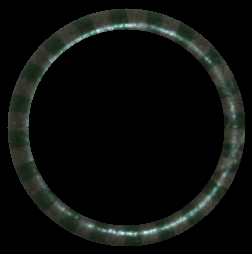
#> input picture data/9/1481_vl.png, 252 x 254 px, found by its file name
$ python main.py
#> lines starting #> are read from the running program, lines starting #| are printed output that depends on the picture; after the words box and inside, x2 and y2 are one past the last pixel; in counts of white or black regions, pixels touching at a corner belong together
### utils/find_object.py
import numpy as np
import cv2


def find_object(img):
    # Create binary mask of non-black pixels

    if len(img.shape) == 3:
        # Check if it's LAB image (black pixels have L*=0, a*=128, b*=128)
        # Use only the first channel (L* for LAB, or B for BGR)
        first_channel = img[:, :, 0]
        mask = first_channel > 0
    else:
        mask = img > 0

    # Find rows and columns that contain the object
    rows_with_object = np.any(mask, axis=1)
    cols_with_object = np.any(mask, axis=0)

    # Get the bounding indices
    row_indices = np.where(rows_with_object)[0]
    col_indices = np.where(cols_with_object)[0]

    if len(row_indices) == 0 or len(col_indices) == 0:
        return None, None, None

    # Calculate bounding box
    y_min, y_max = row_indices[0], row_indices[-1]
    x_min, x_max = col_indices[0], col_indices[-1]
    return (x_min, x_max), (y_min, y_max)

### utils/find_radius.py
from . import find_object


def find_radius(img):
    """
    Find the radius and center of a colored object, crop the image tightly,
    and return the cropped image with adjusted center coordinates.

    Args:
        img: Input image (BGR or grayscale)

    Returns:
        cropped_img: Cropped image containing only the object
        center: (x, y) tuple of the object center relative to cropped image
        radius: Approximate radius of the object
    """

    # Get bounding box from grayscale
    result = find_object.find_object(img)

    if result[0] is None:
        return None, None, None

    (x_min, x_max), (y_min, y_max) = result

    # Crop the original color image (not grayscale)
    cropped_img = img[y_min : y_max + 1, x_min : x_max + 1]

    # Calculate center relative to cropped image (use actual cropped dimensions)
    crop_height, crop_width = cropped_img.shape[:2]
    center = (float(crop_width / 2), float(crop_height / 2))

    # Calculate radius as half of the larger dimension
    radius = int(max(crop_width, crop_height) // 2)

    return cropped_img, center, radius

### utils/unrolled.py
import numpy as np
import cv2


def unroll_cone_tip(img, center, radius):
    # warpPolar output: rows = radius direction, cols = angle direction
    # dsize = (width, height) where width = angle, height = radius
    width = 360  # 1 pixel per degree (full 360°)
    height = radius  # radius direction
    dsize = (width, height)

    unrolled = cv2.warpPolar(img, dsize, center, radius, cv2.WARP_POLAR_LINEAR)

    # Rotate 90° so that angle is along width and radius is along height
    unrolled = cv2.rotate(unrolled, cv2.ROTATE_90_COUNTERCLOCKWISE)

    return unrolled

### main.py
import numpy as np
import cv2
import matplotlib.pyplot as plt
from utils import find_radius, unrolled, find_object

img = cv2.imread(
    "/Users/nithinvadekkapat/work/cone_inspect/color_segment/data/9/1481_vl.png"
)
#> img is the input picture: shape (254, 252, 3); mean B, G, R 12.6, 14.9, 12.5
if img is None:
    print("Check Path")
else:
    # plt.imshow(img)
    # plt.show()
    pass

cropped_img, center, radius = find_radius.find_radius(img)
#> in find_object, `mask = first_channel > 0`:
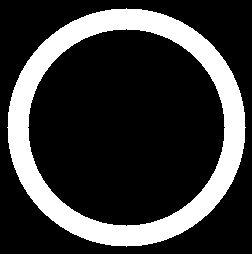
#> mask: shape (254, 252) bool; 22.4% white; 1 white region, box (x1, y1, x2, y2) and area: (7, 8, 246, 247) 14320
#> in find_object, `row_indices = np.where(rows_with_object)[0]`: row_indices = 239 values from 8 to 246
#> in find_object, `col_indices = np.where(cols_with_object)[0]`: col_indices = 239 values from 7 to 245
#> in find_object, `y_min, y_max = row_indices[0], row_indices[-1]`: y_min = 8; y_max = 246
#> in find_object, `x_min, x_max = col_indices[0], col_indices[-1]`: x_min = 7; x_max = 245
#> in find_radius, `result = find_object.find_object(img)`: result = ((7, 245), (8, 246))
#> in find_radius, `(x_min, x_max), (y_min, y_max) = result`: x_min = 7; x_max = 245; y_min = 8; y_max = 246
#> in find_radius, `cropped_img = img[y_min : y_max + 1, x_min : x_max + 1]`:
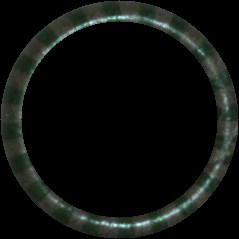
#> cropped_img: shape (239, 239, 3); mean B, G, R 14.1, 16.7, 14
#> center = (119.5, 119.5); radius = 119
if cropped_img is not None:
    plt.imshow(cv2.cvtColor(cropped_img, cv2.COLOR_BGR2RGB))
    plt.show()
print(center, radius)
#| (119.5, 119.5) 119
warpped_img = unrolled.unroll_cone_tip(cropped_img, center, radius)
#> in unroll_cone_tip, `dsize = (width, height)`: dsize = (360, 119)
#> in unroll_cone_tip, `unrolled = cv2.warpPolar(img, dsize, center, radius, cv2.WARP_POLAR_LI..`:
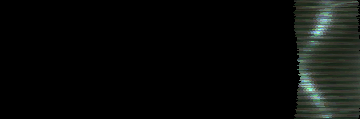
#> unrolled: shape (119, 360, 3); mean B, G, R 9.8, 11.6, 9.8
#> in unroll_cone_tip, `unrolled = cv2.rotate(unrolled, cv2.ROTATE_90_COUNTERCLOCKWISE)`:
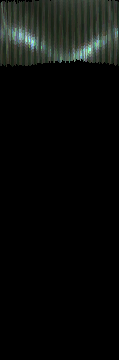
#> unrolled: shape (360, 119, 3); mean B, G, R 9.8, 11.6, 9.8
print(warpped_img)
#> (printed output is left out)
plt.imshow(cv2.cvtColor(warpped_img, cv2.COLOR_BGR2RGB))
plt.show()
result = find_object.find_object(warpped_img)
#> in find_object (call 2), `mask = first_channel > 0`:
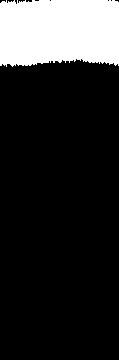
#> mask: shape (360, 119) bool; 17.4% white; 1 white region, box (x1, y1, x2, y2) and area: (0, 0, 119, 67) 7467
#> in find_object (call 2), `row_indices = np.where(rows_with_object)[0]`: row_indices = 67 values from 0 to 66
#> in find_object (call 2), `col_indices = np.where(cols_with_object)[0]`: col_indices = 119 values from 0 to 118
#> in find_object (call 2), `y_min, y_max = row_indices[0], row_indices[-1]`: y_min = 0; y_max = 66
#> in find_object (call 2), `x_min, x_max = col_indices[0], col_indices[-1]`: x_min = 0; x_max = 118
#> result = ((0, 118), (0, 66))
if result[0] is not None:
    (x_min, x_max), (y_min, y_max) = result
#> x_min = 0; x_max = 118; y_min = 0; y_max = 66
    warpped_img_crop = warpped_img[y_min : y_max + 1, x_min : x_max + 1]
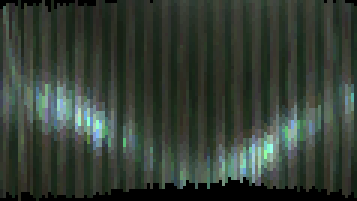
#> warpped_img_crop: shape (67, 119, 3) (shown 3 times larger); mean B, G, R 52.9, 62.5, 52.6
    plt.imshow(cv2.cvtColor(warpped_img_crop, cv2.COLOR_BGR2RGB))
    plt.show()
